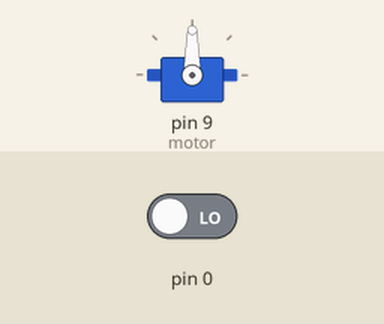
The sketch below on a simulated Arduino Uno, built with avr-gcc and run on an emulated ATmega328P. On the bench: servo. The inputs (shaded band) are chosen by the test bench; at power-on: pin 0 LOW.

Above: at 0.1 s.
At 0.7 s:
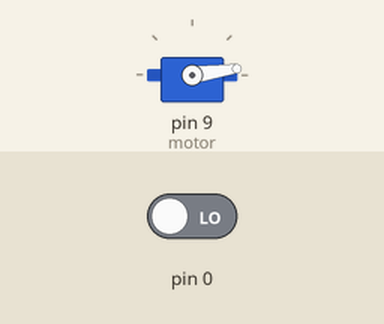
At 1.3 s:
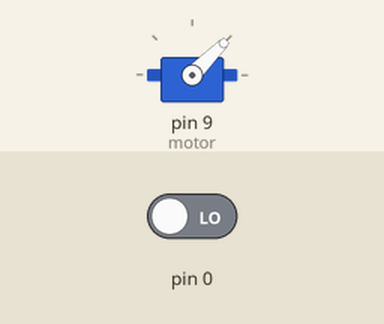
Timing chart, 0 to 2.8 s (numbered marks = the images above):
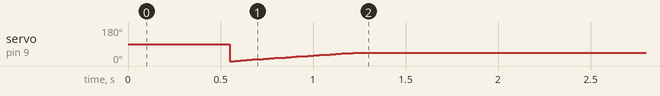

The sketch:

Programa_final_v4_servo_.ino
```cpp
#include <Servo.h>

Servo motor;
byte valor;
int entrada;
int pos = 0;
// declaración de estados del motor
enum estado_pinza
{
  m_cerrado,
  m_abierto,
  //m_cerrando,
  //m_abriendo,
};
// e_motor: estado en el que está el motor.
estado_pinza e_motor = m_cerrado;
void setup() {
motor.attach (9);
}

void loop() {
  delay (550);
  valor = digitalRead (entrada);

switch (e_motor) {
  case m_cerrado:
  if (valor == LOW) {
  apertura ();
 // e_motor = m_abierto;
}
  else ;{
    }

break;
  case m_abierto:
  if (valor == HIGH) {
    cierre ();
    //e_motor = m_cerrado;
  }
else;{
}
break;
}
}

void apertura () {
 for (pos = 0; pos <= 45; pos +=1) {
      motor.write (pos);
      delay (15);
      e_motor = m_abierto;

  }
}
void cierre () {

  for (pos = 45; pos >= 45; pos -=1) {
      motor.write (pos);
      delay (15);
      e_motor = m_cerrado;

  }
}
```
